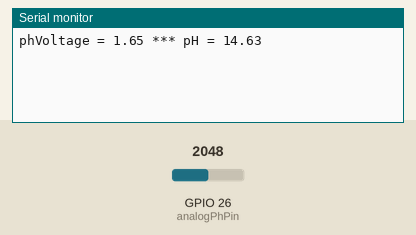
Simulated run of this sketch. Board: ESP32. Shown: the last lines printed to the serial monitor. The test bench sets the inputs (shaded band); at power-on: GPIO 26 (analogPhPin) = 2048.

Above: at 1.2 s.
1.3 s: GPIO 26 (analogPhPin) set to 2866
At 1.3 s:
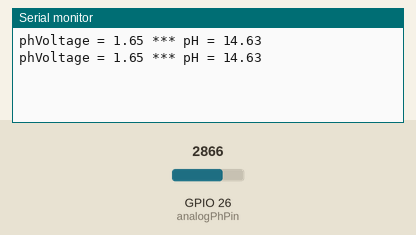
2.8 s: GPIO 26 (analogPhPin) set to 3603
At 4.2 s:
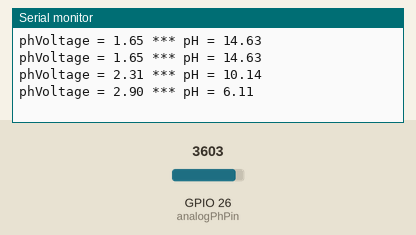
Timing chart, 0 to 5.8 s (numbered marks = the images above; inputs shaded):
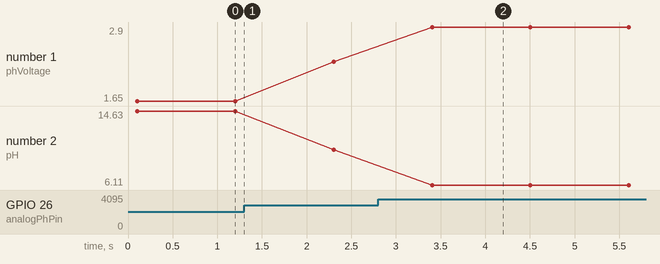

The sketch:

phsensor.ino
```cpp
const int analogPhPin = 26;  //PH module pin P0 connected to analog pin A0
// const int analogPhPintem = 27;
long phTot;
float phAvg;
int x;
float C = 25.85;  //Constant of straight line (Y = mx + C)
float m = -6.80;  // Slope of straight line (Y = mx + C)

void setup() {

  // sensors.begin(); //Start the DS18B20 Library
  Serial.begin(115200);
  // analogReadResolution(12);
}
void loop() {
  phTot = 0;
  // temTot = 0;
  phAvg = 0;
  // temAvg = 0;

  // taking 10 sample and adding with 10 milli second delay
  for (x = 0; x < 10; x++) {
    phTot += analogRead(analogPhPin);
    // temTot += analogRead(analogPhPintem);
    delay(10);
  }
  // float temAvg = temTot / 10;

  float phAvg = phTot / 10;

  // phTot = analogRead(analogPhPin);
  // temTot = analogRead(analogPhPintem);

  // Serial.print("phTot = ");
  // Serial.print(phTot);
  // Serial.print("  temTot = ");
  // Serial.print(temTot);
  // Serial.print(" ************ ");

  // float temVoltage = temAvg * (5000.0 / 1023.0); //convert sensor reading into milli volt
  float phVoltage = phAvg * (3.3 / 4095.0);  //convert sensor reading into milli volt


  // float Etemp = temVoltage*0.1; //convert milli volt to temperature degree Celsius
  float pHValue = phVoltage * m + C;

  Serial.print("phVoltage = ");
  Serial.print(phVoltage);
  Serial.print(" *** ");
  Serial.print("pH = ");
  Serial.println(pHValue);

  delay(1000);
}
```

Measured:
- after the input at 2.8 s, the serial monitor: prints a new line after 0.61 s (image 2)
- plotted number 1: 1.65 → 2.31 after the input at 1.3 s, 2.31 → 2.9 after the input at 2.8 s
- plotted number 2: 14.63 → 10.14 after the input at 1.3 s, 10.14 → 6.11 after the input at 2.8 s
